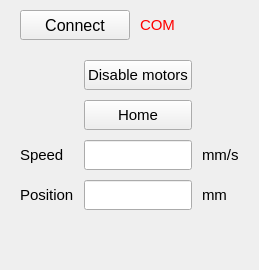
                 <widget class="QWidget" name="sSlidingRail">
                  <attribute name="title">
                   <string>Sliding Rail X</string>
                  </attribute>
                  <layout class="QVBoxLayout" name="verticalLayout_18">
                   <property name="spacing">
                    <number>10</number>
                   </property>
                   <property name="leftMargin">
                    <number>10</number>
                   </property>
                   <property name="topMargin">
                    <number>10</number>
                   </property>
                   <property name="rightMargin">
                    <number>10</number>
                   </property>
                   <property name="bottomMargin">
                    <number>10</number>
                   </property>
                   <item>
                    <layout class="QHBoxLayout" name="horizontalLayout_49">
                     <property name="leftMargin">
                      <number>10</number>
                     </property>
                     <item>
                      <widget class="QPushButton" name="pbSlidingConnect">
                       <property name="minimumSize">
                        <size>
                         <width>100</width>
                         <height>30</height>
                        </size>
                       </property>
                       <property name="maximumSize">
                        <size>
                         <width>120</width>
                         <height>50</height>
                        </size>
                       </property>
                       <property name="font">
                        <font>
                         <pointsize>12</pointsize>
                        </font>
                       </property>
                       <property name="text">
                        <string>Connect</string>
                       </property>
                       <property name="icon">
                        <iconset>
                         <normaloff>icon/connected.png</normaloff>icon/connected.png</iconset>
                       </property>
                      </widget>
                     </item>
                     <item>
                      <widget class="QLabel" name="lbSliderCOMName">
                       <property name="font">
                        <font>
                         <pointsize>11</pointsize>
                        </font>
                       </property>
                       <property name="styleSheet">
                        <string notr="true">color: rgb(255, 0, 0);</string>
                       </property>
                       <property name="text">
                        <string>COM</string>
                       </property>
                      </widget>
                     </item>
                    </layout>
                   </item>
                   <item>
                    <layout class="QGridLayout" name="gridLayout_8">
                     <property name="leftMargin">
                      <number>10</number>
                     </property>
                     <property name="topMargin">
                      <number>10</number>
                     </property>
                     <property name="rightMargin">
                      <number>10</number>
                     </property>
                     <property name="bottomMargin">
                      <number>10</number>
                     </property>
                     <property name="spacing">
                      <number>10</number>
                     </property>
                     <item row="3" column="1">
                      <widget class="QLineEdit" name="leSlidingPosition">
                       <property name="minimumSize">
                        <size>
                         <width>0</width>
                         <height>30</height>
                        </size>
                       </property>
                       <property name="maximumSize">
                        <size>
                         <width>16777215</width>
                         <height>40</height>
                        </size>
                       </property>
                      </widget>
                     </item>
                     <item row="0" column="1">
                      <widget class="QPushButton" name="pbSlidingDisable">
                       <property name="minimumSize">
                        <size>
                         <width>0</width>
                         <height>30</height>
                        </size>
                       </property>
                       <property name="maximumSize">
                        <size>
                         <width>16777215</width>
                         <height>40</height>
                        </size>
                       </property>
                       <property name="font">
                        <font>
                         <pointsize>11</pointsize>
                        </font>
                       </property>
                       <property name="toolTip">
                        <string extracomment="Disable Stepper Motor"/>
                       </property>
                       <property name="text">
                        <string>Disable motors</string>
                       </property>
                       <property name="icon">
                        <iconset>
                         <normaloff>icon/icons8-sleeping-in-bed-32.png</normaloff>icon/icons8-sleeping-in-bed-32.png</iconset>
                       </property>
                      </widget>
                     </item>
                     <item row="2" column="2">
                      <widget class="QLabel" name="label_58">
                       <property name="font">
                        <font>
                         <pointsize>11</pointsize>
                         <weight>50</weight>
                         <bold>false</bold>
                         <kerning>true</kerning>
                        </font>
                       </property>
                       <property name="text">
                        <string>mm/s</string>
                       </property>
                      </widget>
                     </item>
                     <item row="3" column="0">
                      <widget class="QLabel" name="label_37">
                       <property name="font">
                        <font>
                         <pointsize>11</pointsize>
                         <weight>50</weight>
                         <bold>false</bold>
                         <kerning>true</kerning>
                        </font>
                       </property>
                       <property name="text">
                        <string>Position</string>
                       </property>
                      </widget>
                     </item>
                     <item row="1" column="1">
                      <widget class="QPushButton" name="pbSlidingHome">
                       <property name="minimumSize">
                        <size>
                         <width>0</width>
                         <height>30</height>
                        </size>
                       </property>
                       <property name="maximumSize">
                        <size>
                         <width>16777215</width>
                         <height>40</height>
                        </size>
                       </property>
                       <property name="font">
                        <font>
                         <pointsize>11</pointsize>
                        </font>
                       </property>
                       <property name="toolTip">
                        <string extracomment="Go home"/>
                       </property>
                       <property name="text">
                        <string>Home</string>
                       </property>
                       <property name="icon">
                        <iconset>
                         <normaloff>icon/icons8-home-32.png</normaloff>icon/icons8-home-32.png</iconset>
                       </property>
                      </widget>
                     </item>
                     <item row="2" column="1">
                      <widget class="QLineEdit" name="leSlidingSpeed">
                       <property name="minimumSize">
                        <size>
                         <width>0</width>
                         <height>30</height>
                        </size>
                       </property>
                       <property name="maximumSize">
                        <size>
                         <width>16777215</width>
                         <height>40</height>
                        </size>
                       </property>
                      </widget>
                     </item>
                     <item row="2" column="0">
                      <widget class="QLabel" name="label_36">
                       <property name="font">
                        <font>
                         <pointsize>11</pointsize>
                         <weight>50</weight>
                         <bold>false</bold>
                         <kerning>true</kerning>
                        </font>
                       </property>
                       <property name="text">
                        <string>Speed</string>
                       </property>
                      </widget>
                     </item>
                     <item row="3" column="2">
                      <widget class="QLabel" name="label_59">
                       <property name="font">
                        <font>
                         <pointsize>11</pointsize>
                         <weight>50</weight>
                         <bold>false</bold>
                         <kerning>true</kerning>
                        </font>
                       </property>
                       <property name="text">
                        <string>mm</string>
                       </property>
                      </widget>
                     </item>
                    </layout>
                   </item>
                   <item>
                    <spacer name="verticalSpacer_3">
                     <property name="orientation">
                      <enum>Qt::Vertical</enum>
                     </property>
                     <property name="sizeHint" stdset="0">
                      <size>
                       <width>20</width>
                       <height>40</height>
                      </size>
                     </property>
                    </spacer>
                   </item>
                  </layout>
                 </widget>
